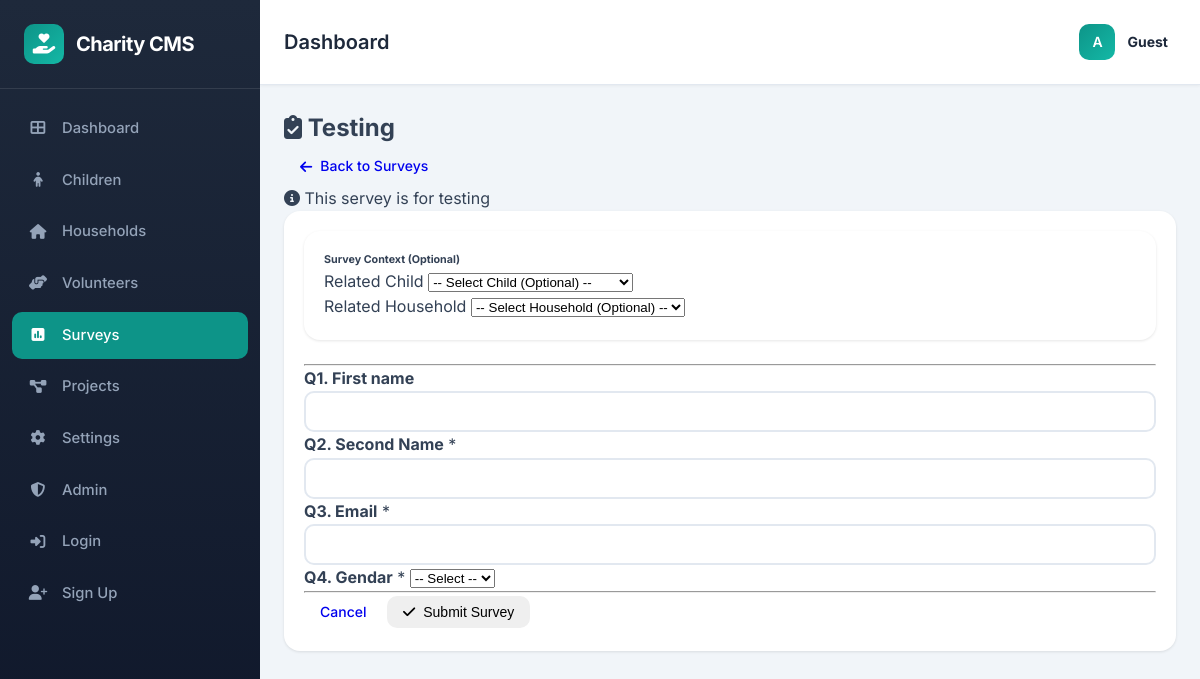
The app's page /surveys/1/take/ with its own data.
### children/models.py (models this page shows, shortened)
class Survey(models.Model):
    SURVEY_TYPES = [
        ('household', 'Household Assessment'),
        ('child', 'Child Assessment'),
        ('feedback', 'Feedback Survey'),
        ('evaluation', 'Program Evaluation'),
        ('other', 'Other'),
    ]
    title = models.CharField(max_length=255)
    description = models.TextField(blank=True)
    survey_type = models.CharField(max_length=20, choices=SURVEY_TYPES, default='other')
    is_active = models.BooleanField(default=True)
    created_by = models.ForeignKey(
        'auth.User',
        on_delete=models.SET_NULL,
        null=True,
        related_name='created_surveys'
    )
    created_at = models.DateTimeField(auto_now_add=True)
    updated_at = models.DateTimeField(auto_now=True)
    deadline = models.DateField(null=True, blank=True)
    class Meta:
        ordering = ['-created_at']
        verbose_name = 'Survey'
        verbose_name_plural = 'Surveys'

class SurveyQuestion(models.Model):
    QUESTION_TYPES = [
        ('text', 'Short Text'),
        ('textarea', 'Long Text'),
        ('choice', 'Single Choice'),
        ('multiple', 'Multiple Choice'),
        ('number', 'Number'),
        ('date', 'Date'),
        ('yes_no', 'Yes/No'),
    ]
    survey = models.ForeignKey(Survey, on_delete=models.CASCADE, related_name='questions')
    question_text = models.TextField()
    question_type = models.CharField(max_length=20, choices=QUESTION_TYPES, default='text')
    choices = models.TextField(
        blank=True,
        help_text='Comma-separated choices for choice/multiple question types'
    )
    is_required = models.BooleanField(default=False)
    order = models.PositiveIntegerField(default=0)
    class Meta:
        ordering = ['order']
    def get_choices_list(self):
        if self.choices:
            return [c.strip() for c in self.choices.split(',')]
        return []

### children/views_html.py (the view, shortened to what this page needs)
def survey_take(request, pk):
    survey = get_object_or_404(Survey.objects.prefetch_related('questions'), pk=pk)
    children = Child.objects.all()
    households = Household.objects.all()
    context = {
        'survey': survey,
        'children': children,
        'households': households,
    }
    return render(request, 'children/survey_take.html', context)

### children/models.py (called while the page is built)
    @property
    def full_name(self):
        return f"{self.first_name} {self.last_name}"

### templates/children/survey_take.html (shortened to what this page needs)
{% extends 'base.html' %}
{% block content %}
<div class="container-fluid">
    <div class="d-flex justify-content-between align-items-center mb-4">
        <h2><i class="fas fa-clipboard-check"></i> {{ survey.title }}</h2>
        <a href="{% url 'surveys' %}" class="btn btn-secondary">
            <i class="fas fa-arrow-left"></i> Back to Surveys
        </a>
    </div>
    {% if survey.description %}
    <div class="alert alert-info mb-4">
        <i class="fas fa-info-circle"></i> {{ survey.description }}
    </div>
    {% endif %}
    <div class="card">
        <div class="card-body">
            <form method="post" id="surveyForm">
                <div class="card mb-4 bg-light">
                    <div class="card-body">
                        <h6>Survey Context (Optional)</h6>
                        <div class="row">
                            <div class="col-md-6">
                                <label class="form-label">Related Child</label>
                                <select name="child" class="form-select">
                                    <option value="">-- Select Child (Optional) --</option>
                                </select>
                            </div>
                            <div class="col-md-6">
                                <label class="form-label">Related Household</label>
                                <select name="household" class="form-select">
                                    <option value="">-- Select Household (Optional) --</option>
                                </select>
                            </div>
                        </div>
                    </div>
                </div>
                <hr>
                {% for question in survey.questions.all %}
                <div class="mb-4">
                    <label class="form-label">
                        <strong>Q{{ forloop.counter }}. {{ question.question_text }}</strong>
                        {% if question.is_required %}<span class="text-danger">*</span>{% endif %}
                    </label>
                    {% if question.question_type == 'text' %}
                    <input type="text" name="question_{{ question.id }}" class="form-control" {% if question.is_required %}required{% endif %}>
                    {% elif question.question_type == 'textarea' %}
                    <textarea name="question_{{ question.id }}" class="form-control" rows="3" {% if question.is_required %}required{% endif %}></textarea>
                    {% elif question.question_type == 'number' %}
                    <input type="number" name="question_{{ question.id }}" class="form-control" {% if question.is_required %}required{% endif %}>
                    {% elif question.question_type == 'date' %}
                    <input type="date" name="question_{{ question.id }}" class="form-control" {% if question.is_required %}required{% endif %}>
                    {% elif question.question_type == 'choice' %}
                    <select name="question_{{ question.id }}" class="form-select mt-2" {% if question.is_required %}required{% endif %}>
                        <option value="">-- Select --</option>
                    </select>
                    {% endif %}
                </div>
                {% endfor %}
                <hr>
                <div class="d-flex justify-content-end gap-2">
                    <a href="{% url 'surveys' %}" class="btn btn-secondary">Cancel</a>
                    <button type="submit" class="btn btn-success">
                        <i class="fas fa-check"></i> Submit Survey
                    </button>
                </div>
            </form>
        </div>
    </div>
</div>
{% endblock %}

### templates/base.html (style rules this page uses)
:root { --primary: #0d9488; --primary-dark: #0f766e; --primary-light: #14b8a6; --secondary: #64748b; --success: #10b981; --warning: #f59e0b; --danger: #ef4444; --dark: #1e293b; --light: #f8fafc; --border: #e2e8f0; --sidebar-width: 260px; }
* { margin: 0; padding: 0; box-sizing: border-box; }
body { font-family: 'Inter', -apple-system, BlinkMacSystemFont, sans-serif; background: #f1f5f9; color: #334155; line-height: 1.6; }
.card { background: white; border-radius: 16px; box-shadow: 0 1px 3px rgba(0,0,0,0.1); overflow: hidden; margin-bottom: 1.5rem; }
.card-body { padding: 1.25rem; }
.btn { display: inline-flex; align-items: center; gap: 0.5rem; padding: 0.5rem 1rem; border-radius: 10px; font-weight: 500; font-size: 0.875rem; text-decoration: none; border: none; cursor: pointer; transition: all 0.3s ease; white-space: nowrap; }
.form-control { width: 100%; padding: 0.625rem 0.875rem; border: 2px solid var(--border); border-radius: 10px; font-size: 0.9375rem; transition: all 0.2s ease; }

### records on screen
Survey: title "Testing", description "This servey is for testing"
SurveyQuestion: question_text "First name"
SurveyQuestion: question_text "Second Name"
SurveyQuestion: question_text "Email"
SurveyQuestion: question_text "Gendar"
